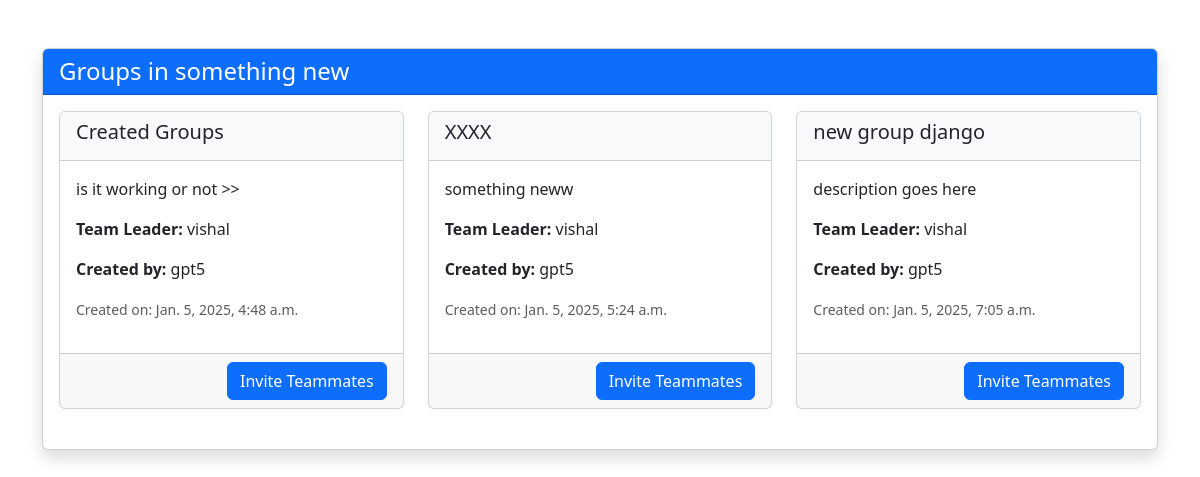
/groups/groups/8/display/ (signed in), run on the app's committed database.
### accounts/models.py (models this page shows, shortened)
class Organization(models.Model):
    name = models.CharField(max_length=255)
    description = models.TextField(blank=True)
    created_at = models.DateTimeField(auto_now_add=True)
    updated_at = models.DateTimeField(auto_now=True)
    created_by = models.ForeignKey(User, on_delete=models.CASCADE, related_name='created_organizations')

### groups/models.py (models this page shows, shortened)
class Group(models.Model):
    organization = models.ForeignKey(
        Organization,
        on_delete=models.CASCADE,
        related_name='groups'
    )
    name = models.CharField(max_length=255)
    description = models.TextField(blank=True, null=True)
    team_leader = models.ForeignKey(
        User,
        on_delete=models.SET_NULL,
        null=True,
        blank=True,
        related_name='leading_groups'
    )
    created_by = models.ForeignKey(
        User,
        on_delete=models.CASCADE,
        related_name='created_groups'
    )
    created_at = models.DateTimeField(auto_now_add=True)
    updated_at = models.DateTimeField(auto_now=True)

### groups/views.py (the view)
# urls.py: path('groups/<int:org_id>/display/', GroupListView.as_view(), name='display_groups'),
class GroupListView(ListView):
    model = Group
    template_name = 'groups/display_groups.html'
    context_object_name = 'groups'
    def get_queryset(self):
        org_id = self.kwargs.get('org_id')
        organization = get_object_or_404(Organization, id=org_id)
        if not self.request.user.profiles.filter(organization=organization, is_admin=True).exists():
            raise Http404("You are not an admin of this organization.")
        return Group.objects.filter(organization=organization, created_by=self.request.user)
    def get_context_data(self, **kwargs):
        context = super().get_context_data(**kwargs)
        org_id = self.kwargs.get('org_id')
        organization = get_object_or_404(Organization, id=org_id)
        context['organization'] = organization
        return context

### templates/groups/display_groups.html (shortened to what this page needs)
<!DOCTYPE html>
<html lang="en">
<head>
    <link href="https://cdn.jsdelivr.net/npm/bootstrap@5.3.0-alpha1/dist/css/bootstrap.min.css" rel="stylesheet">
</head>
<body>
<div class="container mt-5">
    <div class="card shadow">
        <div class="card-header bg-primary text-white">
            <h4 class="mb-0">Groups in {{ organization.name }}</h4>
        </div>
        <div class="card-body">
            {% if groups %}
                <div class="row">
                    {% for group in groups %}
                        <div class="col-md-4 mb-4">
                            <div class="card">
                                <div class="card-header bg-light">
                                    <h5 class="card-title">{{ group.name }}</h5>
                                </div>
                                <div class="card-body">
                                    <p class="card-text">{{ group.description|default:"No description available." }}</p>
                                    <p><strong>Team Leader:</strong> {{ group.team_leader.username|default:"No team leader assigned" }}</p>
                                    <p><strong>Created by:</strong> {{ group.created_by.username }}</p>
                                    <p><small class="text-muted">Created on: {{ group.created_at }}</small></p>
                                </div>
                                <div class="card-footer text-end">
                                    <a href="{% url 'invite_members_to_group' org_id=group.organization.id group_id=group.id %}" class="btn btn-primary">Invite Teammates</a>
                                </div>
                            </div>
                        </div>
                    {% endfor %}
                </div>
            {% else %}
                <p>No groups available for this organization.</p>
            {% endif %}
        </div>
    </div>
</div>
</body>
</html>

### data on the page
Organization: name "something new"
Group: name "Created Groups", description "is it working or not >>", team_leader.username "vishal", created_by.username "gpt5", created_at "Jan. 5, 2025, 4:48 a.m."
Group: name "XXXX", description "something neww", team_leader.username "vishal", created_by.username "gpt5", created_at "Jan. 5, 2025, 5:24 a.m."
Group: name "new group django", description "description goes here", team_leader.username "vishal", created_by.username "gpt5", created_at "Jan. 5, 2025, 7:05 a.m."
